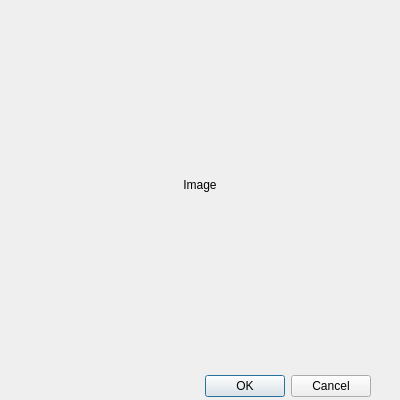
<?xml version="1.0" encoding="UTF-8"?>
<ui version="4.0">
 <class>Dialog</class>
 <widget class="QDialog" name="Dialog">
  <property name="geometry">
   <rect>
    <x>0</x>
    <y>0</y>
    <width>400</width>
    <height>400</height>
   </rect>
  </property>
  <property name="windowTitle">
   <string>Dialog</string>
  </property>
  <widget class="QDialogButtonBox" name="buttonBox">
   <property name="geometry">
    <rect>
     <x>30</x>
     <y>370</y>
     <width>341</width>
     <height>32</height>
    </rect>
   </property>
   <property name="orientation">
    <enum>Qt::Horizontal</enum>
   </property>
   <property name="standardButtons">
    <set>QDialogButtonBox::Cancel|QDialogButtonBox::Ok</set>
   </property>
  </widget>
  <widget class="QLabel" name="image_label">
   <property name="geometry">
    <rect>
     <x>15</x>
     <y>0</y>
     <width>370</width>
     <height>370</height>
    </rect>
   </property>
   <property name="text">
    <string>Image</string>
   </property>
   <property name="alignment">
    <set>Qt::AlignCenter</set>
   </property>
  </widget>
 </widget>
 <resources/>
 <connections>
  <connection>
   <sender>buttonBox</sender>
   <signal>accepted()</signal>
   <receiver>Dialog</receiver>
   <slot>accept()</slot>
   <hints>
    <hint type="sourcelabel">
     <x>248</x>
     <y>254</y>
    </hint>
    <hint type="destinationlabel">
     <x>157</x>
     <y>274</y>
    </hint>
   </hints>
  </connection>
  <connection>
   <sender>buttonBox</sender>
   <signal>rejected()</signal>
   <receiver>Dialog</receiver>
   <slot>reject()</slot>
   <hints>
    <hint type="sourcelabel">
     <x>316</x>
     <y>260</y>
    </hint>
    <hint type="destinationlabel">
     <x>286</x>
     <y>274</y>
    </hint>
   </hints>
  </connection>
 </connections>
</ui>
